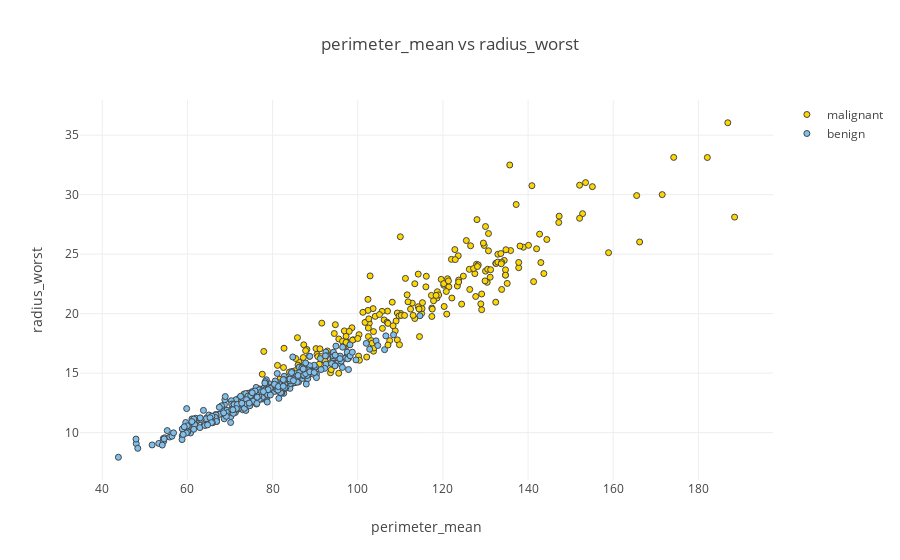
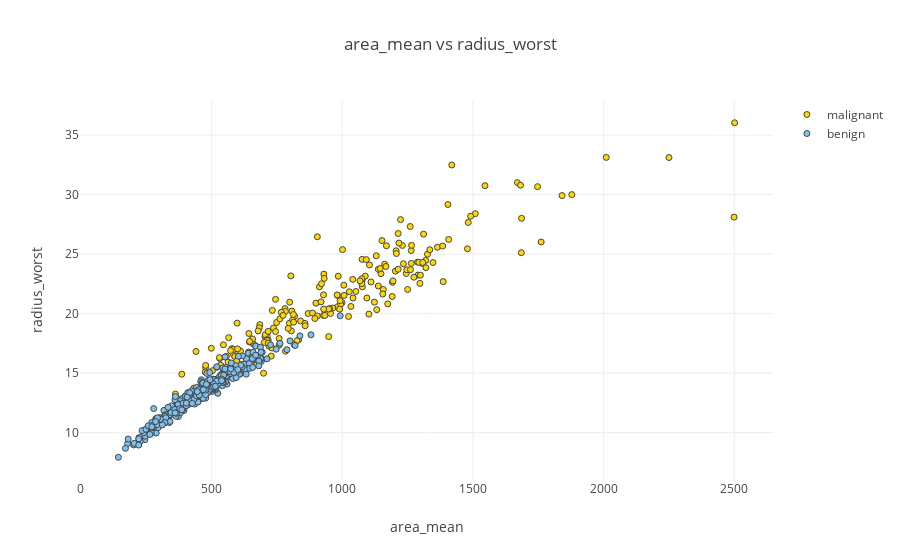
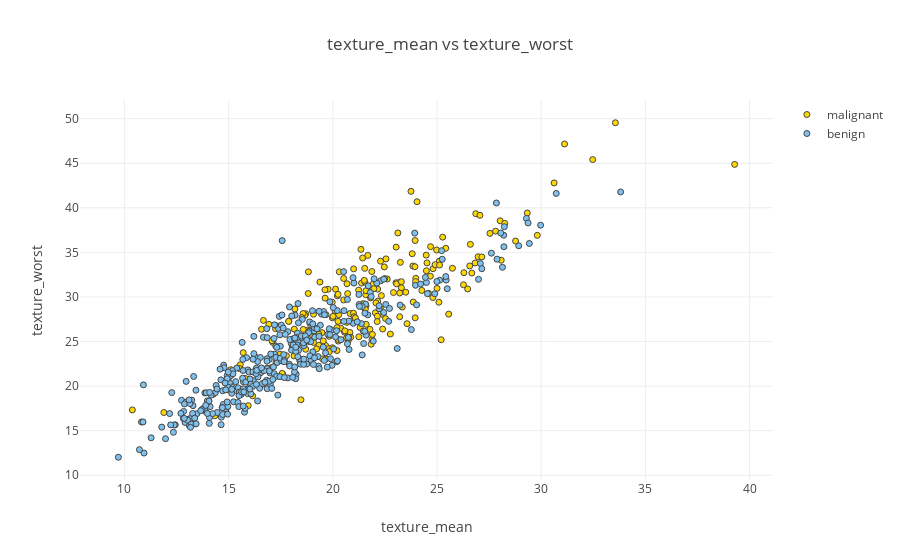
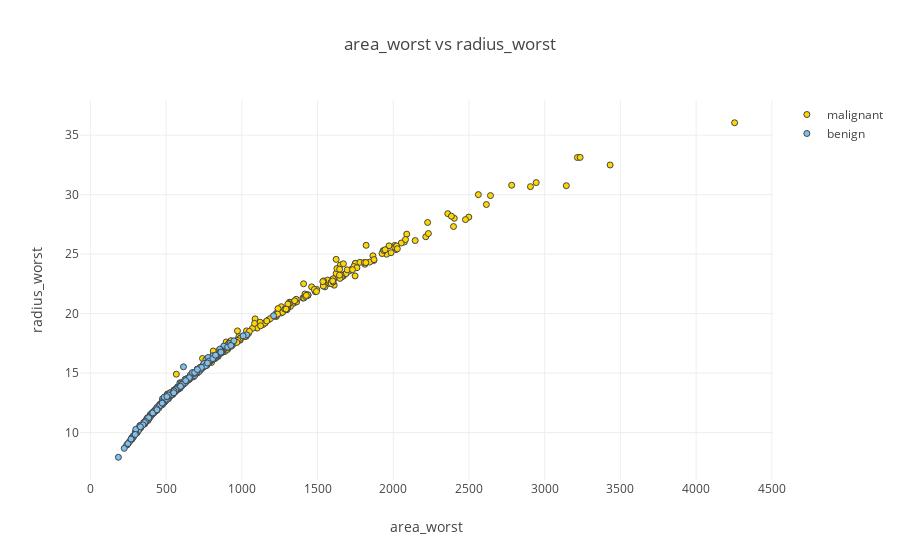

The code cell stored with these charts, in order, in its notebook:
### Code cell
plot_feat1_feat2('perimeter_mean','radius_worst')
plot_feat1_feat2('area_mean','radius_worst')
plot_feat1_feat2('texture_mean','texture_worst')
plot_feat1_feat2('area_worst','radius_worst')

### Figure 1 — Plotly figure (JSON) as saved in the notebook; plotly's stock layout.template omitted (floating-point values rounded to 4 significant figures; data arrays with more than 128 entries replaced by an {"elided": "..."} marker saying what was removed)
{"data": [{"marker": {"color": "#FFD700", "line": {"width": 1}}, "mode": "markers", "name": "malignant", "type": "scatter", "uid": "2a4dfb27-f2e6-41fb-81cb-992fc88dfc65", "x": {"elided": "212 float values"}, "y": {"elided": "212 float values"}}, {"marker": {"color": "#7EC0EE", "line": {"width": 1}}, "mode": "markers", "name": "benign", "type": "scatter", "uid": "ebe4c696-a4c5-4175-9fc5-b1fd1d33866a", "x": {"elided": "357 float values"}, "y": {"elided": "357 float values"}}], "layout": {"title": {"text": "perimeter_mean vs radius_worst"}, "xaxis": {"title": {"text": "perimeter_mean"}, "zeroline": false}, "yaxis": {"title": {"text": "radius_worst"}, "zeroline": false}}}

### Figure 2 — Plotly figure (JSON) as saved in the notebook; plotly's stock layout.template omitted (floating-point values rounded to 4 significant figures; data arrays with more than 128 entries replaced by an {"elided": "..."} marker saying what was removed)
{"data": [{"marker": {"color": "#FFD700", "line": {"width": 1}}, "mode": "markers", "name": "malignant", "type": "scatter", "uid": "ca4f530c-fca9-4300-8c3b-b789abde973d", "x": {"elided": "212 float values"}, "y": {"elided": "212 float values"}}, {"marker": {"color": "#7EC0EE", "line": {"width": 1}}, "mode": "markers", "name": "benign", "type": "scatter", "uid": "373dc56b-27ce-4fd8-b471-8ce9ae7f8f5e", "x": {"elided": "357 float values"}, "y": {"elided": "357 float values"}}], "layout": {"title": {"text": "area_mean vs radius_worst"}, "xaxis": {"title": {"text": "area_mean"}, "zeroline": false}, "yaxis": {"title": {"text": "radius_worst"}, "zeroline": false}}}

### Figure 3 — Plotly figure (JSON) as saved in the notebook; plotly's stock layout.template omitted (floating-point values rounded to 4 significant figures; data arrays with more than 128 entries replaced by an {"elided": "..."} marker saying what was removed)
{"data": [{"marker": {"color": "#FFD700", "line": {"width": 1}}, "mode": "markers", "name": "malignant", "type": "scatter", "uid": "c6e9e71f-1091-4a89-b41a-9c16090ea0ee", "x": {"elided": "212 float values"}, "y": {"elided": "212 float values"}}, {"marker": {"color": "#7EC0EE", "line": {"width": 1}}, "mode": "markers", "name": "benign", "type": "scatter", "uid": "9d0353e4-4537-4f09-a03a-90d2b7bcfeb0", "x": {"elided": "357 float values"}, "y": {"elided": "357 float values"}}], "layout": {"title": {"text": "texture_mean vs texture_worst"}, "xaxis": {"title": {"text": "texture_mean"}, "zeroline": false}, "yaxis": {"title": {"text": "texture_worst"}, "zeroline": false}}}

### Figure 4 — Plotly figure (JSON) as saved in the notebook; plotly's stock layout.template omitted (floating-point values rounded to 4 significant figures; data arrays with more than 128 entries replaced by an {"elided": "..."} marker saying what was removed)
{"data": [{"marker": {"color": "#FFD700", "line": {"width": 1}}, "mode": "markers", "name": "malignant", "type": "scatter", "uid": "16ba59ae-32c0-4e8d-b387-27aa2a18bec7", "x": {"elided": "212 float values"}, "y": {"elided": "212 float values"}}, {"marker": {"color": "#7EC0EE", "line": {"width": 1}}, "mode": "markers", "name": "benign", "type": "scatter", "uid": "bffcc12e-453f-4b59-8a22-157942a6af98", "x": {"elided": "357 float values"}, "y": {"elided": "357 float values"}}], "layout": {"title": {"text": "area_worst vs radius_worst"}, "xaxis": {"title": {"text": "area_worst"}, "zeroline": false}, "yaxis": {"title": {"text": "radius_worst"}, "zeroline": false}}}
